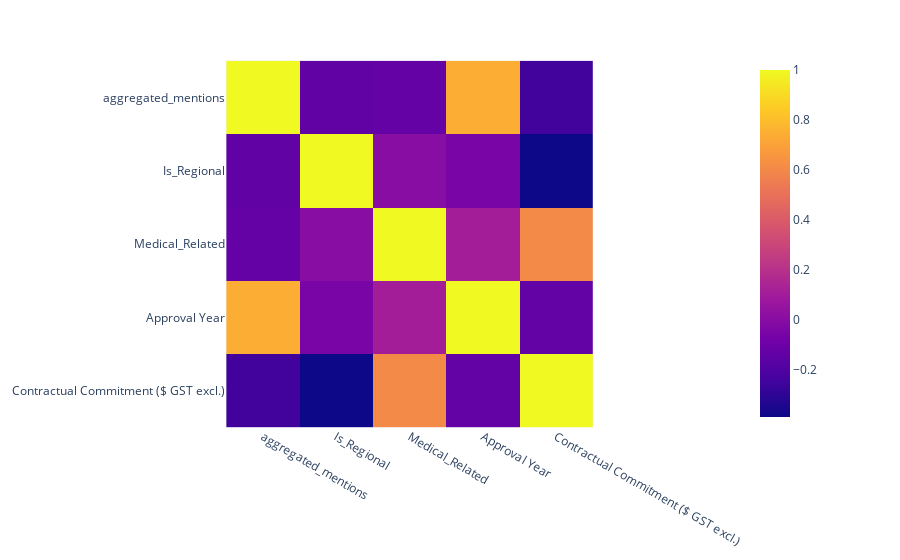

Here is the notebook cell this chart was saved with:
### Code cell
advance_corr = combined_df.corr()

px.imshow(advance_corr)

### Figure 1 — Plotly figure (JSON) as saved in the notebook; plotly's stock layout.template omitted (floating-point values rounded to 4 significant figures)
{"data": [{"coloraxis": "coloraxis", "hovertemplate": "x: %{x}<br>y: %{y}<br>color: %{z}<extra></extra>", "name": "0", "type": "heatmap", "x": ["aggregated_mentions", "Is_Regional", "Medical_Related", "Approval Year", "Contractual Commitment ($ GST excl.)"], "xaxis": "x", "y": ["aggregated_mentions", "Is_Regional", "Medical_Related", "Approval Year", "Contractual Commitment ($ GST excl.)"], "yaxis": "y", "z": [[1, -0.142, -0.13, 0.7422, -0.2471], [-0.142, 1, -2.098e-17, -0.0553, -0.3895], [-0.13, -2.098e-17, 1, 0.1045, 0.6065], [0.7422, -0.0553, 0.1045, 1, -0.1336], [-0.2471, -0.3895, 0.6065, -0.1336, 1]]}], "layout": {"coloraxis": {"colorscale": [[0, "#0d0887"], [0.1111, "#46039f"], [0.2222, "#7201a8"], [0.3333, "#9c179e"], [0.4444, "#bd3786"], [0.5556, "#d8576b"], [0.6667, "#ed7953"], [0.7778, "#fb9f3a"], [0.8889, "#fdca26"], [1, "#f0f921"]]}, "margin": {"t": 60}, "xaxis": {"anchor": "y", "constrain": "domain", "domain": [0, 1], "scaleanchor": "y"}, "yaxis": {"anchor": "x", "autorange": "reversed", "constrain": "domain", "domain": [0, 1]}}}
